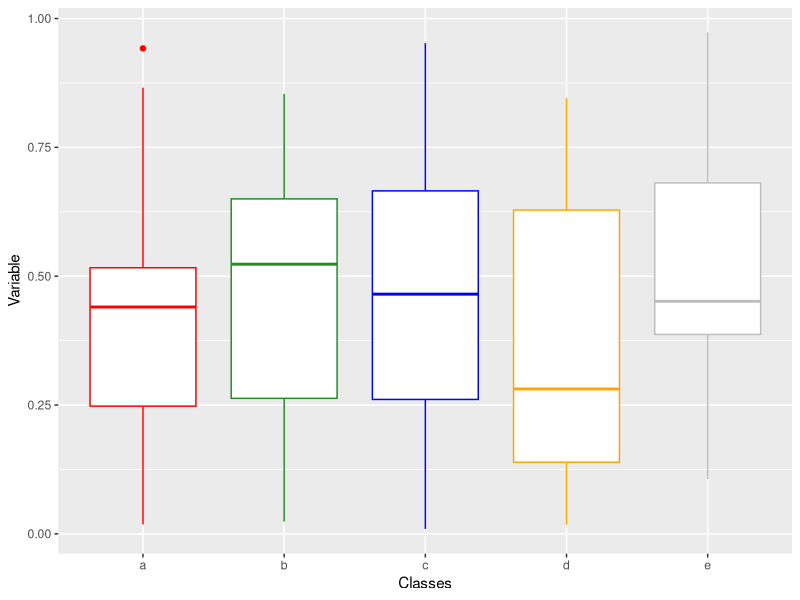
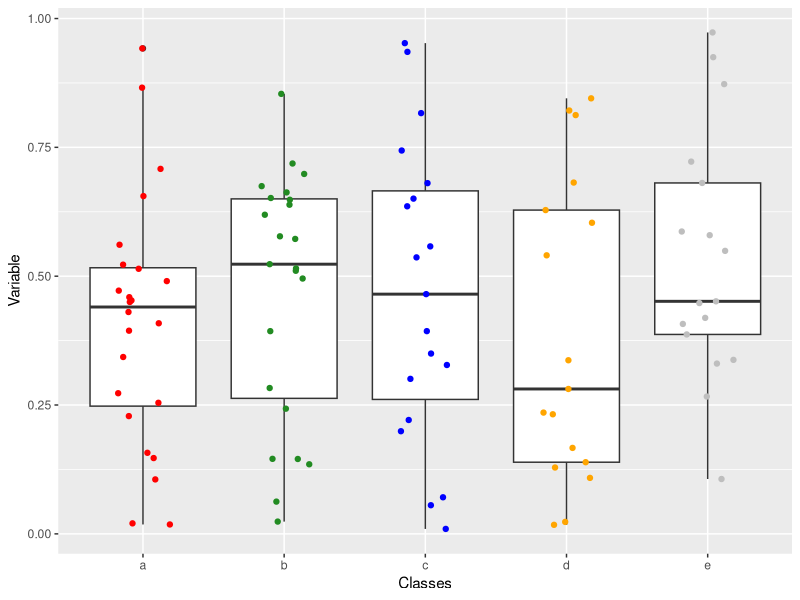
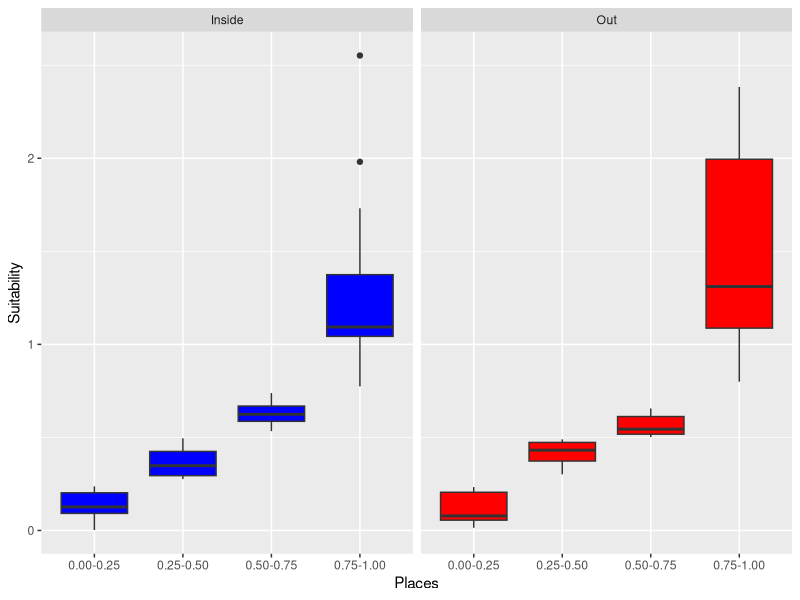
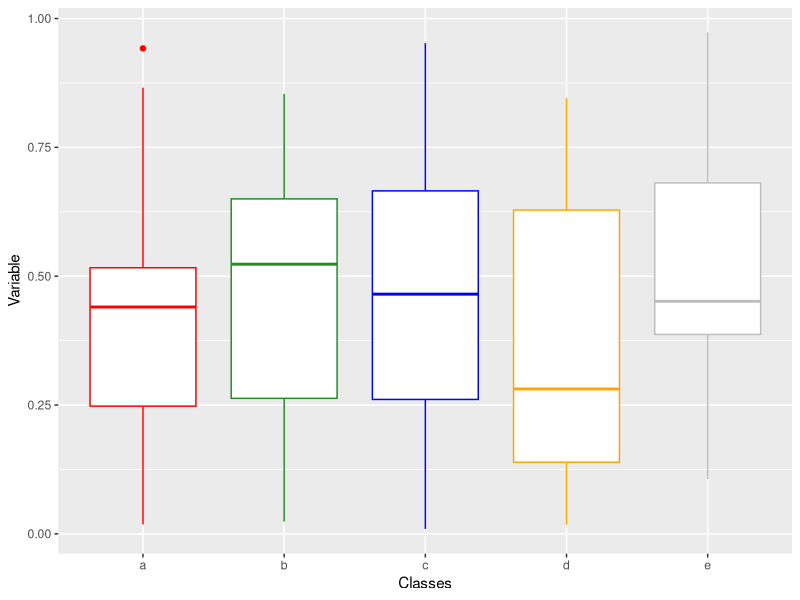
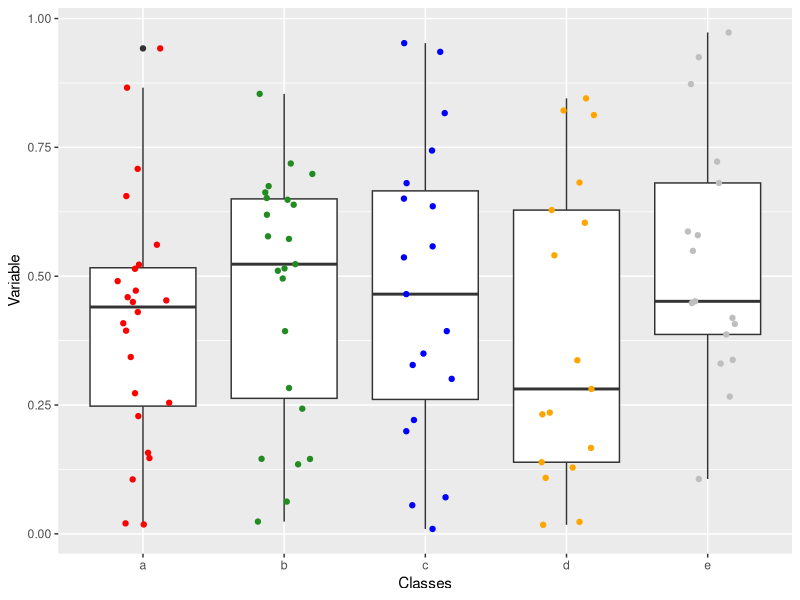

Source code (R) for these figures, in order:
### scripts ggplot2 ###

# Maurício Humberto Vancine - mauricio.vancine@gmail.com

# packages
# install.packages("ggplot2", dep = T)
library(ggplot2)


# data
da <- data.frame(sui = runif(100, 0, 1), lan = factor(sample(letters[1:5], 100, rep = T)), 
		     col = NA)
str(da)
da

color <- c("red", "forestgreen", "blue", "orange", "gray")

for(i in 1:length(levels(da$lan))){
  da$col[da$lan == levels(da$lan)[i]] <- color[i]}

da


###-----------------------------------------------------------------------------------------###
				### boxplot ####
###-----------------------------------------------------------------------------------------###

# plot
ggplot(data = da, aes(x = lan, y = sui)) + 
	 geom_boxplot(fill = "white", colour = c("red", "forestgreen", "blue", "orange", "gray")) + 
	 theme(legend.position = "none") +
	 xlab("Classes") +
	 ylab("Variable")


# save
ggsave("boxplot.tiff", he = 18, wi = 18, un = "cm", dpi = 300)



###-----------------------------------------------------------------------------------------###
				### boxplot jitter ####
###-----------------------------------------------------------------------------------------###

# plot
ggplot(data = da, aes(x = lan, y = sui)) + 
	 geom_boxplot() + 
	 geom_jitter(colour = da$col, width = 0.2) +
	 theme(legend.position = "none") +
	 xlab("Classes") +
	 ylab("Variable")


# save
ggsave("boxplot_ jitter.tiff", he = 18, wi = 18, un = "cm", dpi = 300)

###-----------------------------------------------------------------------------------------###


###-----------------------------------------------------------------------------------------###
				### boxplot ####
###-----------------------------------------------------------------------------------------###


da <- data.frame(su = abs(rnorm(100)), out = factor(rep(c("Inside", "Out"), each = 50)), cl = NA)
da

for(i in 1:nrow(da)){
  if(da[i, 1] <= .25){
    da[i, 3] <- "0.00-0.25"} 
  else if(da[i, 1] > .25 & da[i, 1] <= .5){  
    da[i, 3] <- "0.25-0.50"} 
  else if(da[i, 1] > .5 & da[i, 1] <= .75){  
    da[i, 3] <- "0.50-0.75"} 
  else if(da[i, 1] > .75){  
    da[i, 3] <- "0.75-1.00"}}

ggplot(data = da, aes(x = cl, y = su, fill = out)) + 
	 geom_boxplot() + guides(fill = FALSE) +
 	 scale_fill_manual(values = c("blue", "red")) + 
	 theme(legend.position = "none") +
         facet_wrap( ~out, scales = "fixed") +
	 xlab("Places") +
	 ylab("Suitability")

###-----------------------------------------------------------------------------------------###








